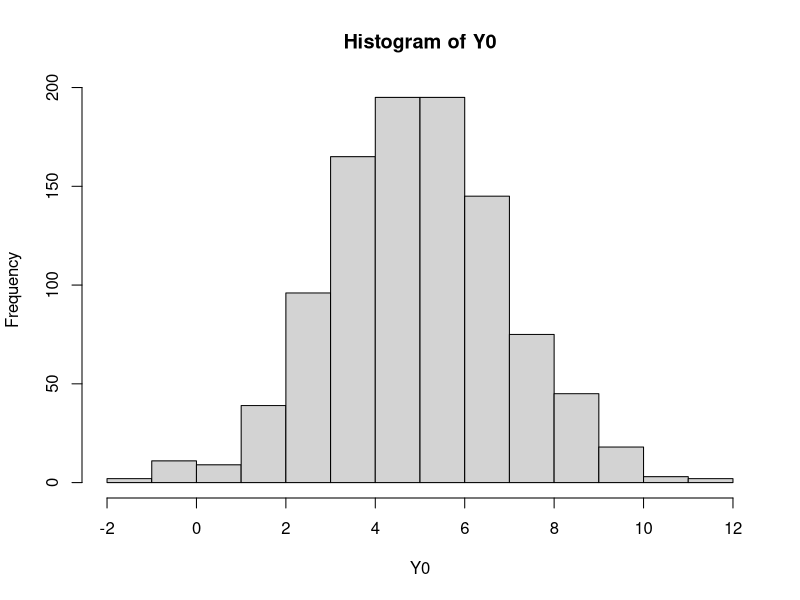
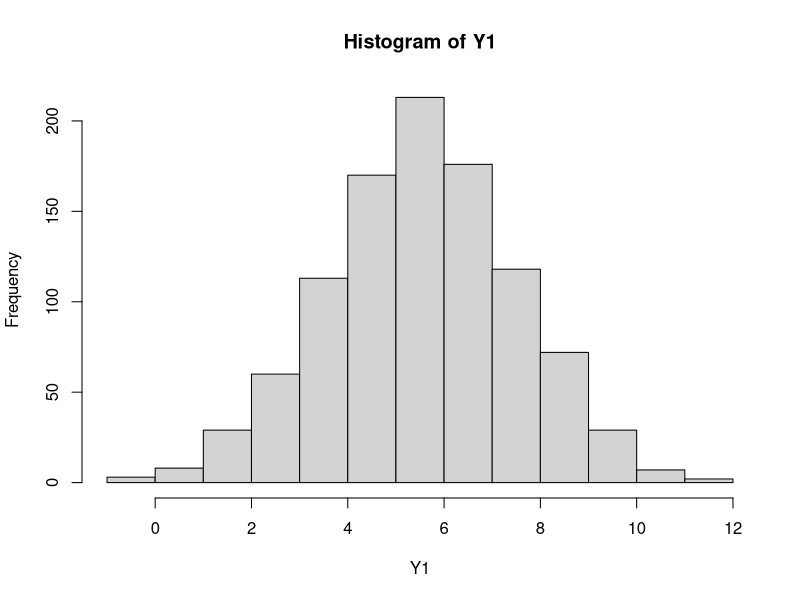
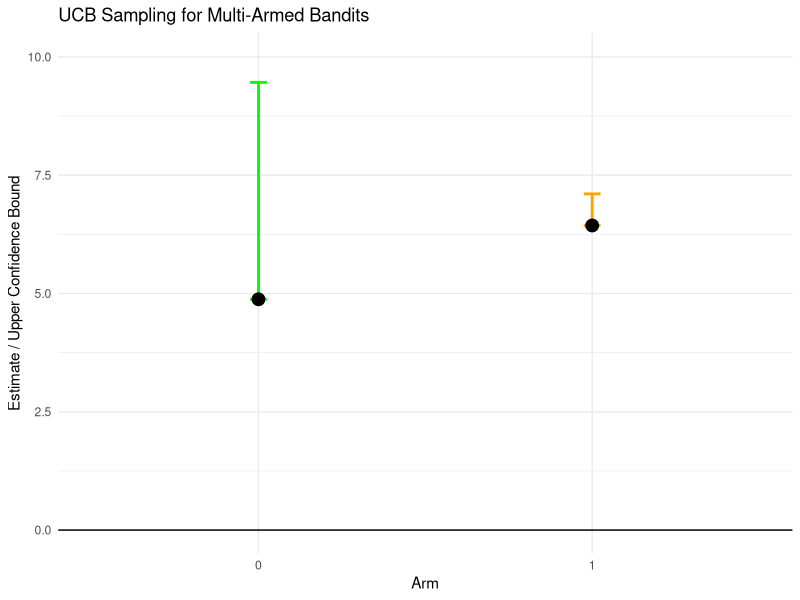
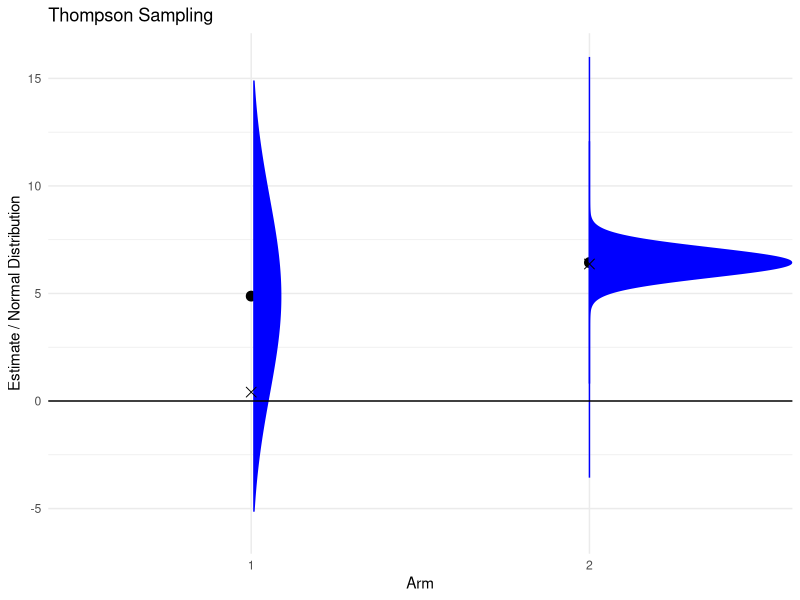
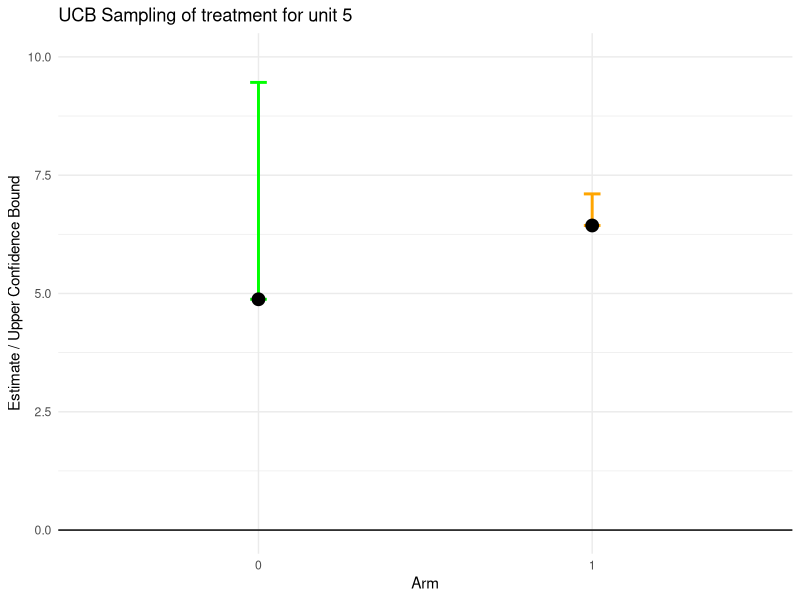
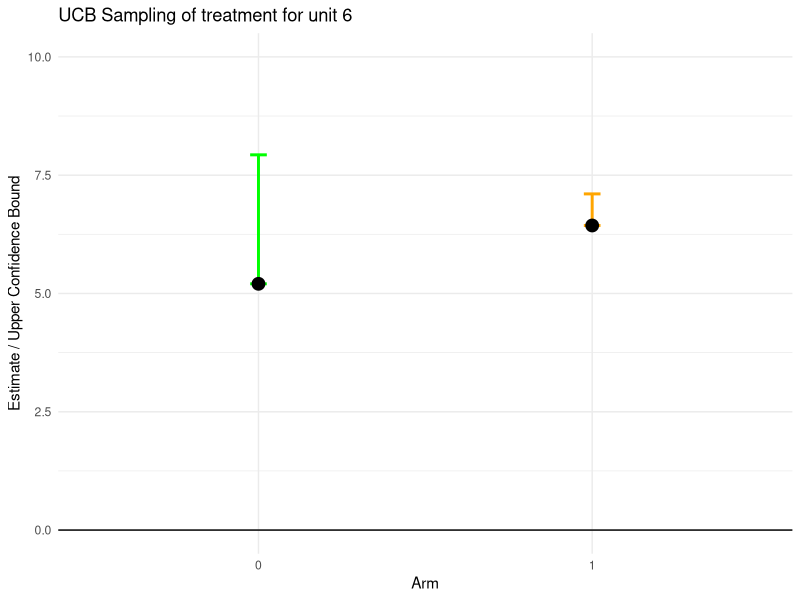
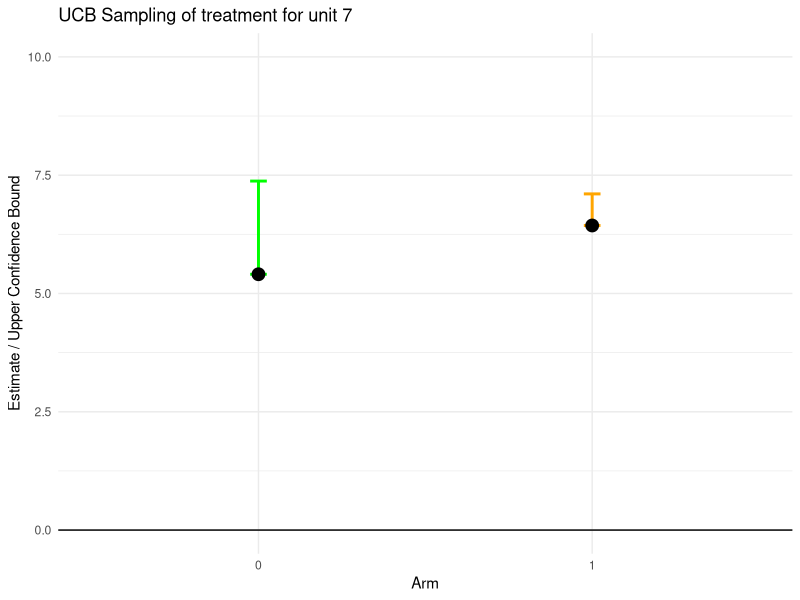
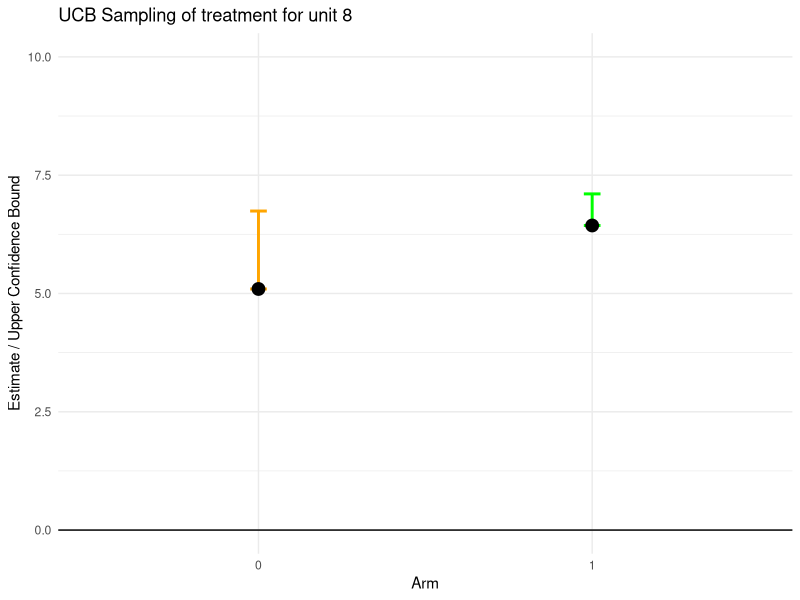

Write the R code that produced these figures, in order. (Note: a time limit stopped this script after it produced the figures.)
## ---- chunk 1
library(tidyverse)

set.seed(1234)

# Define parameters
gamma0 = 5
gamma1 = 5.5
sd0 = 2
sd1 = 2
n = 1000

# Draw the potential outcomes of all individuals
Y0 = rnorm(n,gamma0,sd0)
Y1 = rnorm(n,gamma1,sd1)

hist(Y0)
hist(Y1)
## ---- chunk 2
# Assign individual 1 to treatment zero
W = 0
# and observe the potential outcome under non-treatment
Y = Y0[1]
# Assign individual 2 to treatment one
W = c(W,1)
# and observe the potential outcome under treatment
Y = c(Y,Y1[2])
# Assign individual 3 to treatment zero
W = c(W,0)
# and observe the potential outcome under treatment
Y = c(Y,Y0[3])
# Assign individual 4 to treatment one
W = c(W,1)
# and observe the potential outcome under treatment
Y = c(Y,Y1[4])

# Print the realizes values
W
Y
## ---- chunk 3
gamma = c(mean(Y[W==0]), mean(Y[W==1]))
gamma
## ---- chunk 4
se = c(sd(Y[W==0]) / sqrt(sum(W==0)), 
       sd(Y[W==1]) / sqrt(sum(W==1)))
se
## ---- chunk 5
# Calculate upper confidence bound
alpha = 2
upper_ci = gamma + alpha * se
upper_ci
# Choose the treatment with the highest bound
which.max(upper_ci)-1
## ---- chunk 6
plot_ucb = function(gamma, se, alpha, unit = FALSE) {
  # Calculate UCB and find the arm with the highest UCB
  ucb <- gamma + alpha * se
  highest_ucb_arm <- which.max(ucb)

  # Data frame for plotting
  data <- data.frame(
    Arm = factor(0:(length(gamma)-1)),
    Estimate = gamma,
    UCB = ucb,
    Highlight = ifelse(1:length(gamma) == highest_ucb_arm, "green", "orange")
  )

  # Plot
  g = ggplot(data, aes(x = Arm)) +
    geom_errorbar(aes(ymin = Estimate, ymax = UCB, color = Highlight), width = 0.05, linewidth = 1) +
    geom_point(aes(y = Estimate), size = 4, color = "black") +
    scale_color_identity() + geom_hline(yintercept = 0) +
    labs(y = "Estimate / Upper Confidence Bound", x = "Arm",
      title = "UCB Sampling for Multi-Armed Bandits") +
    theme_minimal() + ylim(0,10)
  if (is.numeric(unit)) g = g + labs(title = paste("UCB Sampling of treatment for unit",unit+1))
  print(g)
}
plot_ucb(gamma,se,2)
## ---- chunk 7
# Thompson
draws = c(rnorm(1,gamma[1],alpha*se[1]),
          rnorm(1,gamma[2],alpha*se[2]))
draws
which.max(draws)-1
## ---- chunk 8
plot_ts = function(gamma, se, alpha, gamma_tilde, unit = FALSE) {

  highest_arm <- which.max(gamma_tilde)
  
  # Data frame for plotting
  data <- data.frame(
    Arm = factor(1:length(gamma)),
    Estimate = gamma,
    Draw = gamma_tilde,
    Highlight = ifelse(1:length(gamma) == highest_arm, "green", "orange")
  )
  
  # Create a sequence of y values for plotting the normal distributions
  y_values <- seq(-10, 10, length.out = 10000)
  
  # Create a data frame for plotting the normal distributions
  plot_data <- data.frame(
    Arm = rep(factor(1:length(gamma)), each = length(y_values)),
    Estimate = rep(gamma, each = length(y_values)),
    ses = rep(se, each = length(y_values)),
    y = rep(y_values, times = length(gamma)),
    x = NA_real_  # Placeholder for transformed x values
  )
  
  # Calculate the transformed x values for the rotated distributions
  plot_data <- plot_data %>%
    group_by(Arm) %>%
    mutate(x = as.numeric(Arm) + dnorm(y, mean = 0, sd = ses * alpha), y = y + Estimate)  # Scale and shift

  # Plot
  g = ggplot(data, aes(x = Arm, y = Estimate)) +
    geom_point(size = 3, color = "black") +
    geom_line(data = plot_data, aes(x = x, y = y, group = Arm), color = "blue") +
    labs(y = "Estimate / Normal Distribution", x = "Arm",
         title = "Thompson Sampling") +
    geom_point(aes(y = Draw), size = 3, shape = 4) +
    theme_minimal() + geom_hline(yintercept = 0) + ylim(-6,16)
    if (is.numeric(unit)) g = g + labs(title = paste("Thompson Sampling for unit",unit+1))
  print(g)
}
plot_ts(gamma,se,2,draws)
## ---- chunk 9
ucb = function(Y, W, alpha, plot = FALSE){
  gamma = c(mean(Y[W==0]), mean(Y[W==1]))
  se = c(sd(Y[W==0]) / sqrt(sum(W==0)), sd(Y[W==1]) / sqrt(sum(W==1)))
  assign = which.max(gamma + alpha * se)
  if (isTRUE(plot)) plot_ucb(gamma,se,2, unit = length(Y))
  return(assign-1)
}
## ---- chunk 10
# Store to use it for Thompson below
Wstart = W
Ystart = Y

plot_grid = c(5:10,20,50,100,200,500,1000)
for (i in 5:1000) {
  # Assign unit to treatment (and sometimes plot)
  if (i %in% plot_grid) Wi = ucb(Y,W,alpha,plot = TRUE)
  else Wi = ucb(Y,W,alpha,plot = FALSE)
  W = c(W,Wi)
  # and observe the potential outcome under treatment
  Y = c(Y,(1-Wi) * Y0[i] + Wi * Y1[i])
}
## ---- chunk 11
share = cumsum(W) / 1:n
plot(1:n,share)
## ---- chunk 12
regret = cumsum(gamma1 - (W * gamma1 + (1-W) * gamma0) )  / 1:n
plot(1:n,regret)
## ---- chunk 13
thompson = function(Y, W, alpha, plot = FALSE){
  gamma = c(mean(Y[W==0]), mean(Y[W==1]))
  se = c(sd(Y[W==0]) / sqrt(sum(W==0)), sd(Y[W==1]) / sqrt(sum(W==1)))
  draws = c(rnorm(1, gamma[1], alpha * se[1]),
          rnorm(1, gamma[2], alpha * se[2]))
  assign = which.max(draws)
  if (isTRUE(plot)) plot_ts(gamma,se,2,draws,unit = length(Y))
  return(assign-1)
}
## ---- chunk 14
# Restore starting points
W = Wstart
Y = Ystart

plot_grid = c(5:10,20,50,100,200,500,1000)
for (i in 5:1000) {
  # Assign unit to treatment (and sometimes plot)
  if (i %in% plot_grid) Wi = thompson(Y,W,alpha,plot = TRUE)
  else Wi = thompson(Y,W,alpha,plot = FALSE)
  W = c(W,Wi)
  # and observe the potential outcome under treatment
  Y = c(Y,(1-Wi) * Y0[i] + Wi * Y1[i])
}
## ---- chunk 15
share = cumsum(W) / 1:n
plot(1:n,share)
## ---- chunk 16
regret = cumsum(gamma1 - (W * gamma1 + (1-W) * gamma0) )  / 1:n
plot(1:n,regret)
## ---- chunk 17
alpha = c(0,0.5,1,1.5,2,2.5,3,4,5,10,1000)

reps = 1000

temp = matrix(NA,reps,6)
results = matrix(NA,length(alpha),6)
colnames(results) = c("regret10","regret100","regret1000","optimal10","optimal100","optimal1000")

for (a in 1:length(alpha)) {
  for (j in 1:reps) {
    # Draw sample
    Y0 = rnorm(n,gamma0,sd0)
    Y1 = rnorm(n,gamma1,sd1)
    
    # Get kick-start
    W = c(0,1,0,1)
    Y = (1-W) * Y0[1:4] + W * Y1[1:4]
    
    # Run UCB
    for (i in 5:n) {
      # Assign individual 4 to treatment one
      Wi = ucb(Y,W,alpha[a])
      W = c(W,Wi)
      # and observe the potential outcome under treatment
      Y = c(Y,(1-Wi) * Y0[i] + Wi * Y1[i])
    }
    regret = cumsum(gamma1 - (W * gamma1 + (1-W) * gamma0) )  / 1:n
    temp[j,1] = regret[10]
    temp[j,2] = regret[100]
    temp[j,3] = regret[1000]
    temp[j,4] = W[10]
    temp[j,5] = W[100]
    temp[j,6] = W[1000]
  }
 results[a,] = colMeans(temp)
}

as_tibble(cbind(alpha, results[,1:3])) %>% pivot_longer(!alpha,names_to = "individual", values_to = "regret") %>%
  ggplot(aes(factor(alpha), regret, color=as.factor(individual))) +
  geom_line(aes(group=factor(individual))) +
  labs(x = "alpha", color = "Position") + theme_bw()

as_tibble(cbind(alpha, results[,4:6])) %>% pivot_longer(!alpha,names_to = "individual", values_to = "optimal") %>%
  ggplot(aes(factor(alpha), optimal, color=as.factor(individual))) +
  geom_line(aes(group=factor(individual))) +
  labs(x = "alpha", y = "Prob of optimal choice", color = "Position") + theme_bw()
## ---- chunk 18
alpha = c(0,0.5,1,1.5,2,2.5,3,4,5,10,1000)

reps = 1000 # Reduce to 100 if you have no time

temp = matrix(NA,reps,6)
results = matrix(NA,length(alpha),6)
colnames(results) = c("regret10","regret100","regret1000","optimal10","optimal100","optimal1000")

for (a in 1:length(alpha)) {
  for (j in 1:reps) {
    # Draw sample
    Y0 = rnorm(n,gamma0,sd0)
    Y1 = rnorm(n,gamma1,sd1)
    
    # Get kick-start
    W = c(0,1,0,1)
    Y = (1-W) * Y0[1:4] + W * Y1[1:4]
    
    # Run UCB
    for (i in 5:n) {
      # Assign individual 4 to treatment one
      Wi = thompson(Y,W,alpha[a])
      W = c(W,Wi)
      # and observe the potential outcome under treatment
      Y = c(Y,(1-Wi) * Y0[i] + Wi * Y1[i])
    }
    regret = cumsum(gamma1 - (W * gamma1 + (1-W) * gamma0) )  / 1:n
    temp[j,1] = regret[10]
    temp[j,2] = regret[100]
    temp[j,3] = regret[1000]
    temp[j,4] = W[10]
    temp[j,5] = W[100]
    temp[j,6] = W[1000]
  }
 results[a,] = colMeans(temp)
}

as_tibble(cbind(alpha, results[,1:3])) %>% pivot_longer(!alpha,names_to = "individual", values_to = "regret") %>%
  ggplot(aes(factor(alpha), regret, color=as.factor(individual))) +
  geom_line(aes(group=factor(individual))) +
  labs(x = "alpha", color = "Position") + theme_bw()

as_tibble(cbind(alpha, results[,4:6])) %>% pivot_longer(!alpha,names_to = "individual", values_to = "optimal") %>%
  ggplot(aes(factor(alpha), optimal, color=as.factor(individual))) +
  geom_line(aes(group=factor(individual))) +
  labs(x = "alpha", y = "Prob of optimal choice", color = "Position") + theme_bw()
